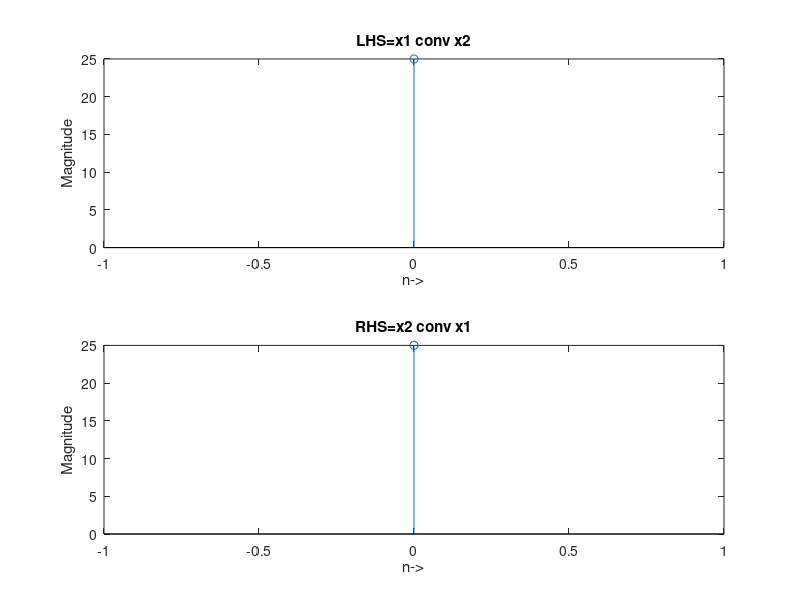

Write the MATLAB code that produced this figure.
x1=input('Enter the first sequence:');
x2=input('Enter the second sequence:'); 
N=max(length(x1),length(x2));
if length(x1)<N
    x1(length(x1)+1:N)=0;
end
if length(x2)<N
    x2(length(x2)+1:N)=0;
end
y1=cconv(x1,x2,N);
y2=cconv(x2,x1,N);
n=0:N-1;
disp(y1)
disp(y2)
subplot(2,1,1)
stem(n,y1)
xlabel('n->')
ylabel('Magnitude')
title('LHS=x1 conv x2')
subplot(2,1,2)
stem(n,y2)
xlabel('n->')
ylabel('Magnitude')
title('RHS=x2 conv x1')